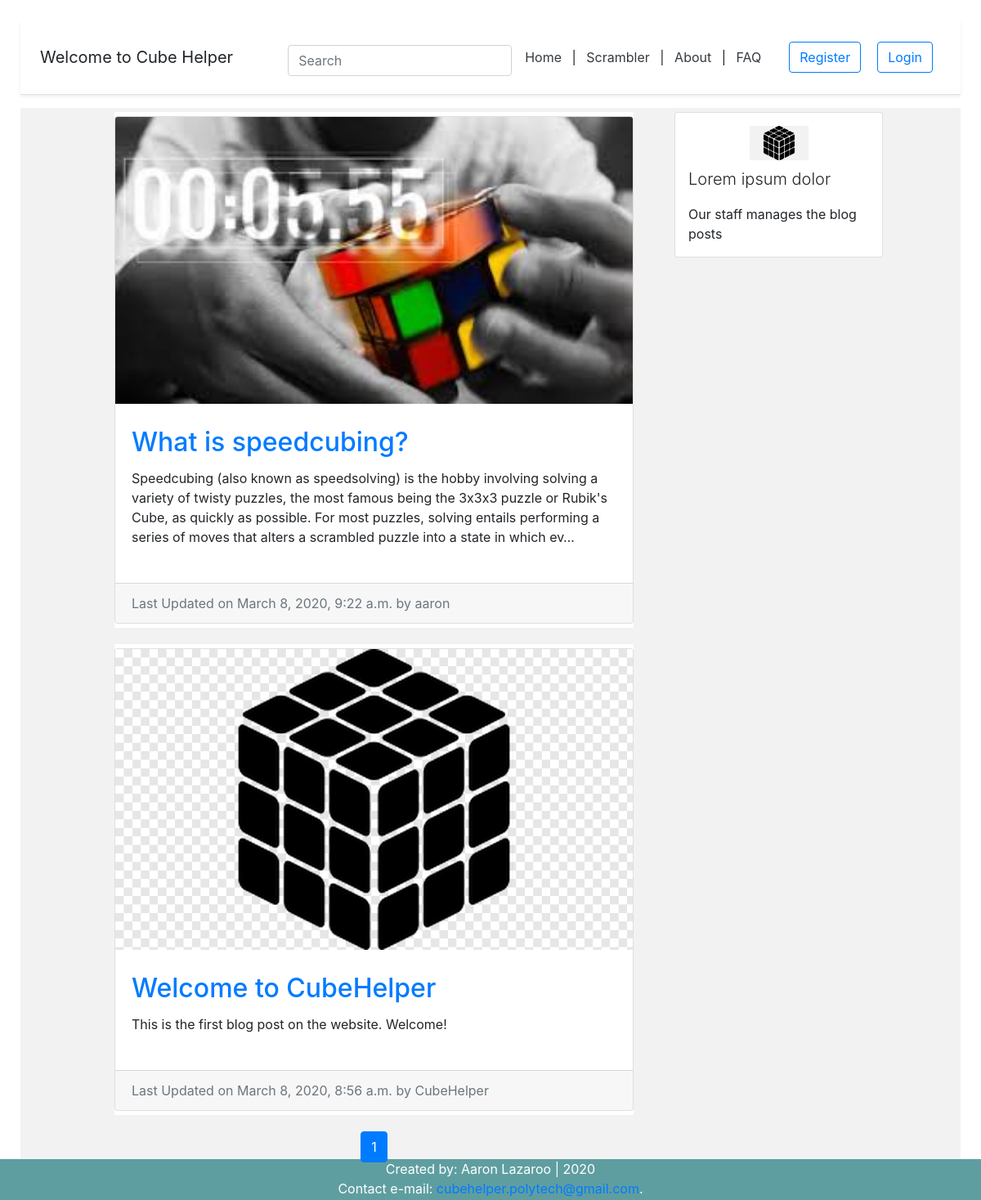
The page / on the database its author committed.
### blog/models.py (models this page shows, shortened)
class BlogPost(models.Model):
	title = models.CharField(max_length=50, null=False, blank=False)
	body = models.TextField(max_length=5000, null=False, blank=False)
	image = models.ImageField(upload_to=upload_location, null=False, blank=False) # needs pillow to be installed (pip install pillow)
	date_published = models.DateTimeField(auto_now_add=True, verbose_name="date published")
	date_updated = models.DateTimeField(auto_now=True, verbose_name="date updated")
	author = models.ForeignKey(settings.AUTH_USER_MODEL, on_delete=models.CASCADE) # delete objects associated with post, except the author
	slug = models.SlugField(blank=True, unique=True) # url

### account/models.py (models this page shows, shortened)
class Account(AbstractBaseUser):
	email = models.EmailField(verbose_name='email', max_length=60, unique=True)
	username = models.CharField(max_length=30, unique=True)
	date_joined = models.DateTimeField(verbose_name='date_joined',auto_now_add=True)
	last_login = models.DateTimeField(verbose_name='last_login',auto_now=True)
	is_admin = models.BooleanField(default=False)
	is_active = models.BooleanField(default=True)
	is_staff = models.BooleanField(default=False)
	is_superuser = models.BooleanField(default=False)
	USERNAME_FIELD = 'email' #login credential
	REQUIRED_FIELDS = ['username']
	objects = MyAccountManager() #reference to account manager

### myapp/views.py (the view)
# urls.py: path('', views.homepage, name='homepage'), # homepage
def homepage(request):
	context = {}
	query = ""
	if request.GET:
		query = request.GET.get('q','') # get value of query, default is empty
		context['query'] = str(query)
	blog_posts = sorted(get_blog_queryset(query), key=attrgetter('date_updated'),reverse=True)
	context['blog_posts'] = blog_posts
	page = request.GET.get('page',1) #default number is 1
	blog_posts_pagenum = Paginator(blog_posts, BLOG_POSTS_PER_PAGE)
	try:
		blog_posts = blog_posts_pagenum.page(page)
	except PageNotAnInteger:
		blog_posts = blog_posts_pagenum.page(BLOG_POSTS_PER_PAGE)
	except EmptyPage:
		blog_posts = blog_posts_pagenum.page(blog_posts_pagenum.num_pages)
	context['blog_posts'] = blog_posts
	return render(request,'homepage.html',context)

### blog/views.py (called while the page is built)
def get_blog_queryset(query=None):
	queryset = []
	queries = query.split(" ") # split string of characters into individual words
	for q in queries:
		posts = BlogPost.objects.filter(
				Q(title__icontains=q) | # Q lookup, icontains removes capitalization
				Q(body__icontains=q)
			).distinct()
		for post in posts:
			queryset.append(post)
	return list(set(queryset)) # set - unique elements, list to send as return value to template

### myapp/templates/homepage.html (shortened to what this page needs)
{% extends 'index.html' %}
{% load static %}
{% block content %}
<div class="container">
	<div class="row">
		<div class="left-column col-lg-7 offset-lg-1">
			{% if blog_posts %}
				{% for post in blog_posts %}
					<div class="blog-post-container">
						{% include 'blog/snippets/blog_post_snippet.html' with blog_post=post %}
					</div>
				{% endfor %}
			{% else %}
				<div class="blog-post-container">
						{% include 'blog/snippets/blog_post_snippet.html' with query=query %}
					</div>
			{% endif %}
			{% include 'blog/snippets/blog_post_pagenum.html' with blog_posts=blog_posts %}
		</div>
		<div class="right-column col-lg-3 d-lg-flex d-none flex-column">
			<div class="card create-post-bar d-flex flex-column p-3">
				<img class="img-fluid d-block m-auto pb-2" src="{% static 'cube_logo.png' %}" width="72" height="72">
				<p class="lead">Lorem ipsum dolor</p>
				{% if user.is_admin %}
					<p class="m-auto"><a class="btn btn-primary" href="{% url 'blog:create' %}">Create new post</a></p>
				{% else %}
					<p class="m-auto">Our staff manages the blog posts</p>
				{% endif %}
			</div>
		</div>
	</div>
{% endblock content %}

### blog/templates/blog/snippets/blog_post_snippet.html (shortened to what this page needs)
{% if blog_post %}
<div class="container">
	<div class="row">
		<div class="card m-auto">
			<a href="{% url 'blog:detail' post.slug %}">
				<img class="card-img-top" src="{{blog_post.image.url}}">
			</a>
			<div class="card-body mt-2 mb-2">
				<a href="{% url 'blog:detail' post.slug %}">
					<h2 class="card-title">{{blog_post.title}}</h2>
				</a>
				<p class="card-text">{{blog_post.body|truncatechars:300}}</p>
			</div>
			<div class="card-footer text-muted">
			  Last Updated on {{blog_post.date_updated}} by {{blog_post.author.username}}
			</div>
		</div>
	</div>
</div>
{% endif %}

### myapp/static/styles.css (style rules this page uses)
html { position: relative; min-height: 100%; }
body { margin: 0 0 100px; padding: 25px; }
@media (min-width: 768px) { html { font-size: 16px; } }
.container { max-width: 960px; }
@media (min-width: 768px) { .right-column { margin-left: 20px; } }
.blog-post-container { background-color: #fff; margin-bottom: 20px; width: 100%; }
.create-post-bar { background-color: #fff; margin-bottom:20px; }
.left-column { padding:0px; }
.right-column { padding:0px; }
.card { max-width: 700px; width: 100%; }
.card-body { padding:20px; }
.container { padding: 5px; }

### rows shown on the page
BlogPost: image (picture), title "What is speedcubing?", body "Speedcubing (also known as speedsolving) is the hobby involving solving a variety of twisty puzzles, the most famous being the 3x3x3 puzzle or Rubik's Cube, as quickly as possible. For most puzzles, solving entails performing a series of moves that alters a scrambled puzzle into a state in which ev…", date_updated "March 8, 2020, 9:22 a.m.", author.username "aaron"
BlogPost: image (picture), title "Welcome to CubeHelper", body "This is the first blog post on the website. Welcome!", date_updated "March 8, 2020, 8:56 a.m.", author.username "CubeHelper"

### other values the page prints
{{ i }} "1"
